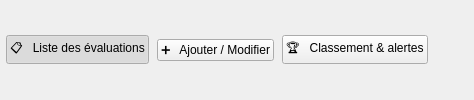
               <widget class="QFrame" name="frameOnglets">
                <property name="role" stdset="0">
                 <string>tabBar</string>
                </property>
                <layout class="QHBoxLayout" name="layoutOnglets">
                 <property name="spacing">
                  <number>8</number>
                 </property>
                 <property name="leftMargin">
                  <number>6</number>
                 </property>
                 <property name="topMargin">
                  <number>6</number>
                 </property>
                 <property name="rightMargin">
                  <number>6</number>
                 </property>
                 <property name="bottomMargin">
                  <number>6</number>
                 </property>
                 <item>
                  <widget class="QPushButton" name="btnOngletListe">
                   <property name="cursor">
                    <cursorShape>PointingHandCursor</cursorShape>
                   </property>
                   <property name="role" stdset="0">
                    <string>tab</string>
                   </property>
                   <property name="text">
                    <string>📋   Liste des évaluations</string>
                   </property>
                   <property name="checkable">
                    <bool>true</bool>
                   </property>
                   <property name="checked">
                    <bool>true</bool>
                   </property>
                  </widget>
                 </item>
                 <item>
                  <widget class="QPushButton" name="btnOngletFormulaire">
                   <property name="cursor">
                    <cursorShape>PointingHandCursor</cursorShape>
                   </property>
                   <property name="role" stdset="0">
                    <string>tab</string>
                   </property>
                   <property name="text">
                    <string>➕   Ajouter / Modifier</string>
                   </property>
                   <property name="checkable">
                    <bool>true</bool>
                   </property>
                  </widget>
                 </item>
                 <item>
                  <widget class="QPushButton" name="btnOngletClassement">
                   <property name="cursor">
                    <cursorShape>PointingHandCursor</cursorShape>
                   </property>
                   <property name="role" stdset="0">
                    <string>tab</string>
                   </property>
                   <property name="text">
                    <string>🏆   Classement &amp;&amp; alertes</string>
                   </property>
                   <property name="checkable">
                    <bool>true</bool>
                   </property>
                  </widget>
                 </item>
                 <item>
                  <spacer name="spacerOnglets">
                   <property name="orientation">
                    <enum>Qt::Horizontal</enum>
                   </property>
                   <property name="sizeHint" stdset="0">
                    <size>
                     <width>40</width>
                     <height>10</height>
                    </size>
                   </property>
                  </spacer>
                 </item>
                </layout>
               </widget>
